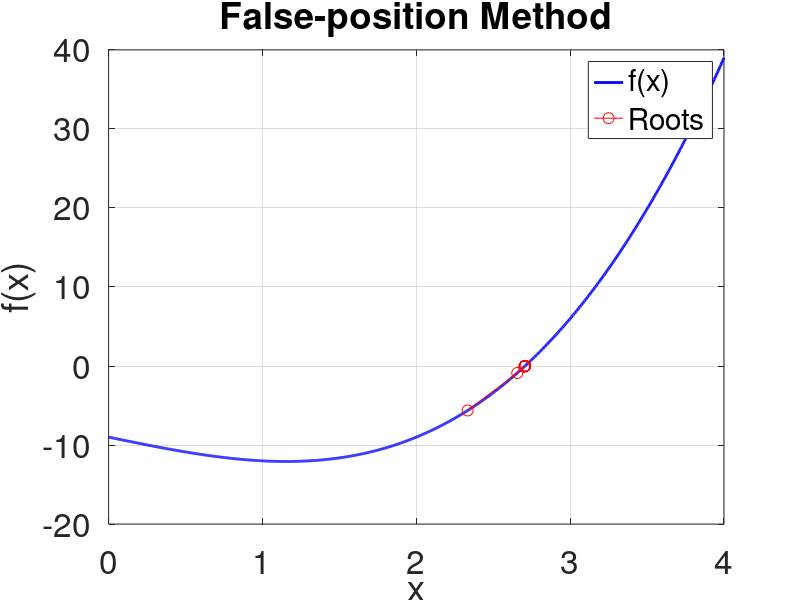

This figure's MATLAB source:
f = @(x) x.^3 - 4.*x - 9; % the function

a = 1; %interval,where the possible root lies.
b = 3;

tolerance = 1e-6;

roots = [];

while (b-a) > tolerance
    c = (a*f(b)-b*f(a))/(f(b)- f(a));

    roots = [roots; c]; % Store the root in the matrix
    if f(c) == 0
        break;
    elseif f(a)*f(c) < 0
        b = c;
    else
        a = c;
    end
end

% Plot the equation and the roots
x = linspace(0, 4, 1000);
y = f(x);
plot(x, y, 'b', 'LineWidth', 2);
hold on;
plot(roots, f(roots), '-ro', 'MarkerSize', 8);
xlabel('x');
ylabel('f(x)');
title('False-position Method');
set(gca,'fontsize',24);
legend('f(x)', 'Roots');
grid on;
hold off;

% Display the final root
disp(['Approximate root: ' num2str(c)]);

